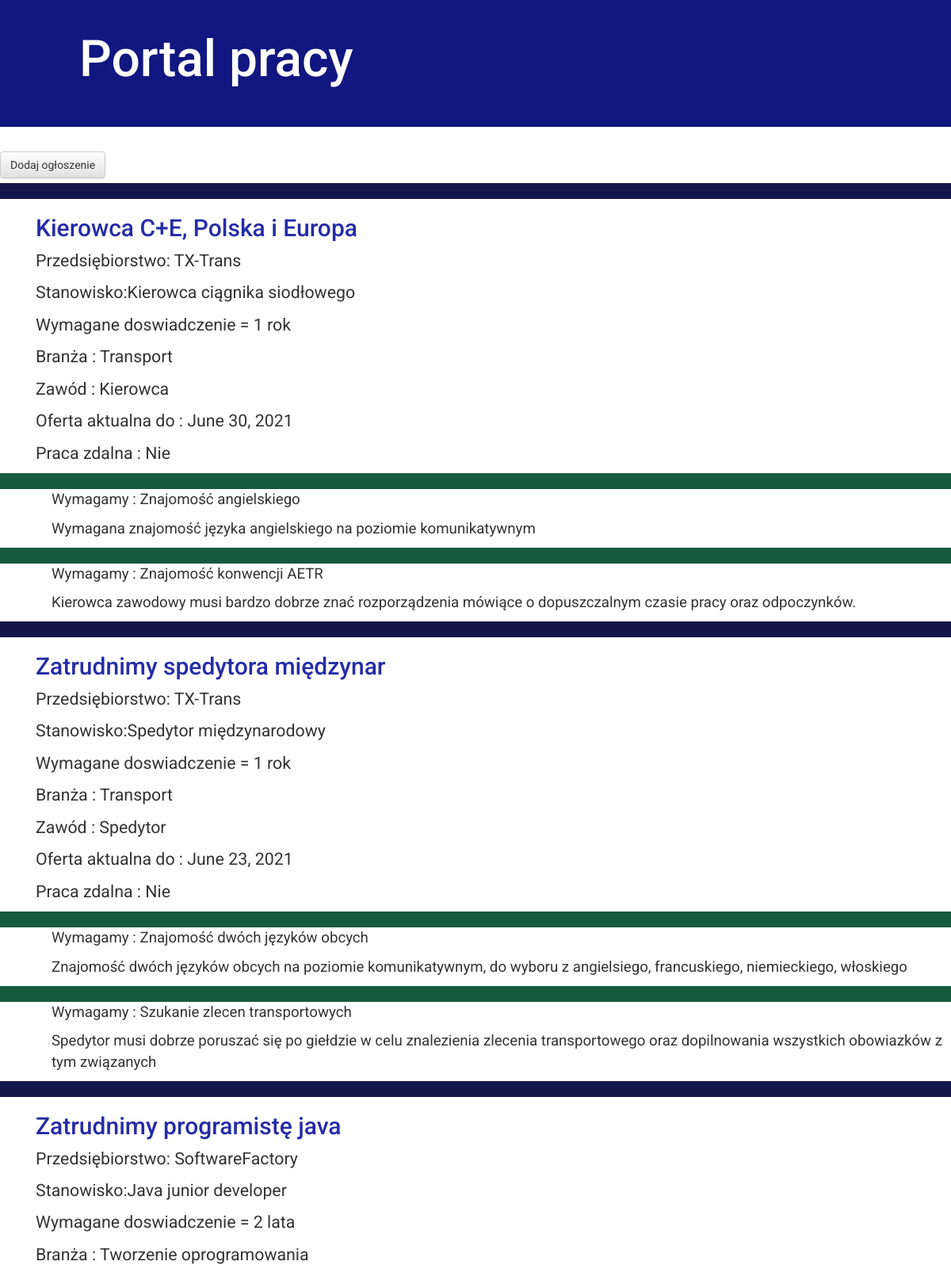
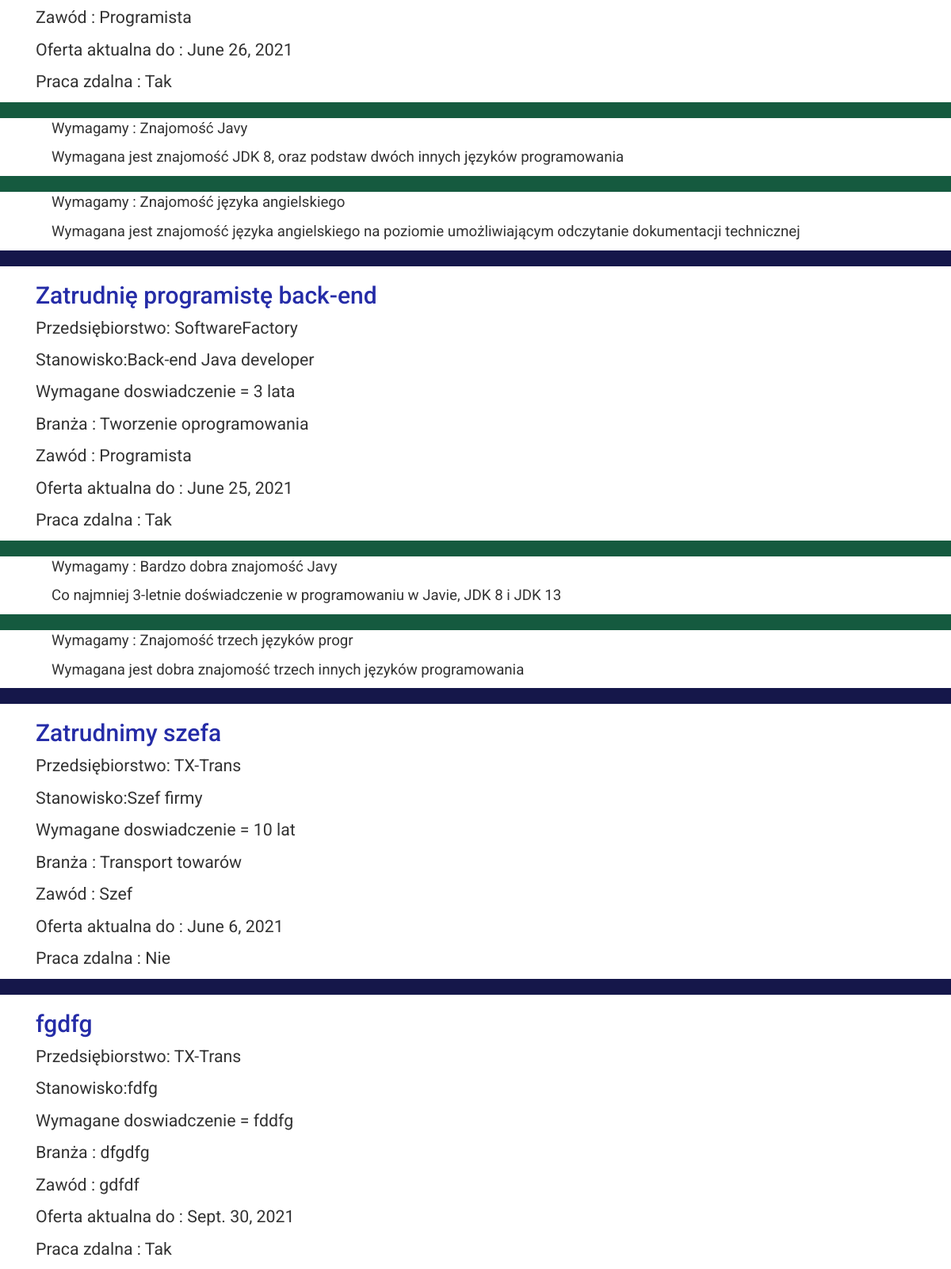
/przegladaj/, run on the app's committed database (2 pictures, top to bottom).
### mainapp/models.py (models this page shows, shortened)
class Ogloszenie(models.Model):
    verbose_name_plural = "Ogloszenia"
    przedsiebiorstwo = models.ForeignKey(Przedsiebiorstwo, on_delete = models.CASCADE)
    nazwa = models.CharField(max_length = 30)
    stanowisko = models.CharField(max_length = 30)
    staz = models.CharField(max_length = 30)
    branza = models.CharField(max_length = 30)
    zawod = models.CharField(max_length = 30)
    do_kiedy_aktualna = models.DateField()
    praca_zdalna = models.BooleanField()

class Przedsiebiorstwo(models.Model):
    verbose_name_plural = "Przedsiebiorstwa"
    nazwa = models.CharField(max_length = 100)
    adres = models.CharField(max_length = 100)
    opis = models.CharField(max_length = 100)

class Wymaganie(models.Model):
    verbose_name_plural = "Wymagania"
    ogloszenie = models.ForeignKey(Ogloszenie, on_delete = models.CASCADE)
    nazwa = models.CharField(max_length = 30)
    opis_wymagania = models.CharField(max_length = 500)

### mainapp/views.py (the view)
# urls.py: path('przegladaj/', views.przegladaj, name = 'przegladaj'),
def przegladaj(request):
    listaOgloszen = Ogloszenie.objects.all()
    listaWymagan = Wymaganie.objects.all()
    danePracodawcy = Przedsiebiorstwo.objects.all()
    return render(request, 'przegladaj.html' , {
        'listaOgloszen' : listaOgloszen,
        'listaWymagan' : listaWymagan,
        'danePracodawcy' : danePracodawcy
        }
    )

### mainapp/templates/przegladaj.html (shortened to what this page needs)
{% extends "home.html" %}
{% load static %}
{% block body_content %}
<div class = "plus">
    <a href="{% url 'dodaj_ogloszenie' %}" class="top-menu"><button type="add" class="add btn btn-default">Dodaj ogłoszenie</button></a>
</div>
    {% for ogloszenie in listaOgloszen %}
        <div class="ogloszenieSeparator">
        </div>
        <div class = "bodyOgloszenie" >
            <h2><a href="{% url 'szczegoly_ogloszenia' pk=ogloszenie.pk %}">{{ ogloszenie.nazwa }}</a></h2>
            <p>Przedsiębiorstwo: {{ ogloszenie.przedsiebiorstwo.nazwa }}</p>
            <p>Stanowisko:{{ ogloszenie.stanowisko }}</p>
            <p>Wymagane doswiadczenie = {{ ogloszenie.staz }}</p>
            <p>Branża : {{ ogloszenie.branza }}</p>
            <p>Zawód : {{ ogloszenie.zawod }}</p>
            <p>Oferta aktualna do : {{ ogloszenie.do_kiedy_aktualna }}</p>
            {% if ogloszenie.praca_zdalna %}
                <p>Praca zdalna : Tak</p>
            {% else %}
                <p>Praca zdalna : Nie</p>
            {% endif %}
        </div>
        {% for wymaganie in listaWymagan %}
            {% if wymaganie.ogloszenie.id == ogloszenie.id %}
                <div class="wymaganieSeparator">
                </div>
                <div class = "bodyWymaganie" >
                    <p>Wymagamy :  {{ wymaganie.nazwa }}</p>
                    <p> {{ wymaganie.opis_wymagania }}</p>
                </div>
            {% endif %}
        {% endfor %}
    {% endfor %}
    {% endblock body_content %}

### static/css/mainapp.css (style rules this page uses)
h1 a, h2 a { color: #252CA7; }
body { font-family: 'Roboto'; }
.ogloszenieSeparator { font-size: 12pt; background-color: #15174A; margin-top: 0; padding: 5px 5px 5px 5px; }
.wymaganieSeparator { font-size: 12pt; background-color: #155A3F; margin-top: 0; padding: 5px 5px 5px 5px; }
.bodyOgloszenie { padding-left: 45px; font-size: 16pt; }
.bodyWymaganie { padding-left: 65px; font-size: 14pt; }

### data on the page
Ogloszenie: nazwa "Kierowca C+E, Polska i Europa", przedsiebiorstwo.nazwa "TX-Trans", stanowisko "Kierowca ciągnika siodłowego", staz "1 rok", branza "Transport", zawod "Kierowca", do_kiedy_aktualna "June 30, 2021", praca_zdalna "Praca zdalna : Nie"
Wymaganie: nazwa "Znajomość angielskiego", opis_wymagania "Wymagana znajomość języka angielskiego na poziomie komunikatywnym"
Wymaganie: nazwa "Znajomość konwencji AETR", opis_wymagania "Kierowca zawodowy musi bardzo dobrze znać rozporządzenia mówiące o dopuszczalnym czasie pracy oraz odpoczynków."
Ogloszenie: nazwa "Zatrudnimy spedytora międzynar", przedsiebiorstwo.nazwa "TX-Trans", stanowisko "Spedytor międzynarodowy", staz "1 rok", branza "Transport", zawod "Spedytor", do_kiedy_aktualna "June 23, 2021", praca_zdalna "Praca zdalna : Nie"
Wymaganie: nazwa "Znajomość dwóch języków obcych", opis_wymagania "Znajomość dwóch języków obcych na poziomie komunikatywnym, do wyboru z angielsiego, francuskiego, niemieckiego, włoskiego"
Wymaganie: nazwa "Szukanie zlecen transportowych", opis_wymagania "Spedytor musi dobrze poruszać się po giełdzie w celu znalezienia zlecenia transportowego oraz dopilnowania wszystkich obowiazków z tym związanych"
Ogloszenie: nazwa "Zatrudnimy programistę java", przedsiebiorstwo.nazwa "SoftwareFactory", stanowisko "Java junior developer", staz "2 lata", branza "Tworzenie oprogramowania", zawod "Programista", do_kiedy_aktualna "June 26, 2021", praca_zdalna "Praca zdalna : Tak"
Wymaganie: nazwa "Znajomość Javy", opis_wymagania "Wymagana jest znajomość JDK 8, oraz podstaw dwóch innych języków programowania"
Wymaganie: nazwa "Znajomość języka angielskiego", opis_wymagania "Wymagana jest znajomość języka angielskiego na poziomie umożliwiającym odczytanie dokumentacji technicznej"
Ogloszenie: nazwa "Zatrudnię programistę back-end", przedsiebiorstwo.nazwa "SoftwareFactory", stanowisko "Back-end Java developer", staz "3 lata", branza "Tworzenie oprogramowania", zawod "Programista", do_kiedy_aktualna "June 25, 2021", praca_zdalna "Praca zdalna : Tak"
Wymaganie: nazwa "Bardzo dobra znajomość Javy", opis_wymagania "Co najmniej 3-letnie doświadczenie w programowaniu w Javie, JDK 8 i JDK 13"
Wymaganie: nazwa "Znajomość trzech języków progr", opis_wymagania "Wymagana jest dobra znajomość trzech innych języków programowania"
Ogloszenie: nazwa "Zatrudnimy szefa", przedsiebiorstwo.nazwa "TX-Trans", stanowisko "Szef firmy", staz "10 lat", branza "Transport towarów", zawod "Szef", do_kiedy_aktualna "June 6, 2021", praca_zdalna "Praca zdalna : Nie"
Ogloszenie: nazwa "fgdfg", przedsiebiorstwo.nazwa "TX-Trans", stanowisko "fdfg", staz "fddfg", branza "dfgdfg", zawod "gdfdf", do_kiedy_aktualna "Sept. 30, 2021", praca_zdalna "Praca zdalna : Tak"
